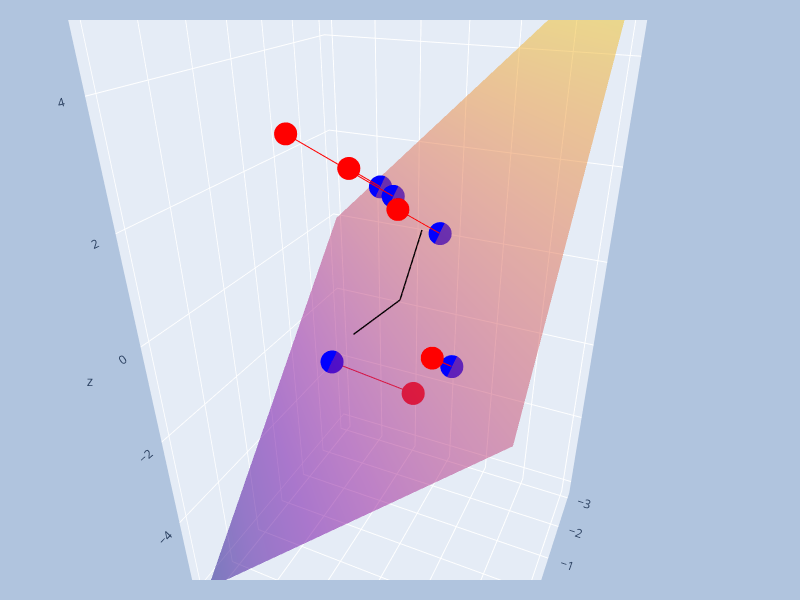

The cell this chart's notebook holds for it:
### Markdown cell above
### Exemplo: 
Vamos encontrar a projeção de um ponto qualquer do espaço $\mathbb{R}^3$ sobre o plano dado pela equacão $x+y+z=0$.

### Code cell
import numpy as np
import matplotlib.pyplot as plt
from mpl_toolkits.mplot3d import Axes3D
import plotly.graph_objects as go

# Vamos encontrar uma base para o espaço correspondendo ao plano x+y+z=0
# e armazena-la como colunas de uma matriz A
A = np.array([[1,0,-1],[0,-1,1]]).T

# gerando o plano 
xx, yy = np.meshgrid(range(-3,4), range(-3,4))
zz = -xx-yy

# Definindo 5 pontos quaisque em R3
B = np.random.uniform(-2.9,2.9,size=(3,5))

# Projetando os pontos sobre o plano
# encontrando os coeficientes de cada ponto
# At * A * x = At * b Eq. Normal
AtA = np.dot(A.T, A)
Atb = np.dot(A.T, B)
x = np.linalg.solve(AtA, Atb)

# encontrando as projeções
P = np.dot(A, x)

# Plot
fig = go.Figure()
fig.add_trace(go.Surface(x=xx, y=yy, z=zz, opacity=0.5, showscale=False, name='Subespaço'))
fig.add_trace(go.Scatter3d(x=B[0,:], y=B[1,:], z=B[2,:], mode='markers', line=dict(color='red'), name='Pontos originais'))
fig.add_trace(go.Scatter3d(x=P[0,:], y=P[1,:], z=P[2,:], mode='markers', line=dict(color='blue'), name='Pontos projetados'))
for i in range(B.shape[1]):
    fig.add_trace(go.Scatter3d(x=[P[0,i],B[0,i]], y=[P[1,i],B[1,i]], z=[P[2,i],B[2,i]], mode='lines', line=dict(width=2, color='black')))

fig.add_trace(go.Scatter3d(x=[0,A[0,0]], y=[0,A[1,0]], z=[0,A[2,0]], mode='lines', line=dict(width=3, color='black'), name='Base'))
fig.add_trace(go.Scatter3d(x=[0,A[0,1]], y=[0,A[1,1]], z=[0,A[2,1]], mode='lines', line=dict(width=3, color='black'), name='Base'))

fig.update_layout(
    scene_aspectmode='data', autosize=False, width=800, height=600,
    margin=dict(l=20,r=20,b=20,t=20,pad=4),
    paper_bgcolor="LightSteelBlue",
    showlegend=False
)
fig.show()

### Figure 1 — Plotly figure (JSON) as saved in the notebook; plotly's stock layout.template omitted (floating-point values rounded to 4 significant figures)
{"data": [{"name": "Subespaço U", "opacity": 0.5, "showscale": false, "type": "surface", "x": [[-3, -2, -1, 0, 1, 2, 3], [-3, -2, -1, 0, 1, 2, 3], [-3, -2, -1, 0, 1, 2, 3], [-3, -2, -1, 0, 1, 2, 3], [-3, -2, -1, 0, 1, 2, 3], [-3, -2, -1, 0, 1, 2, 3], [-3, -2, -1, 0, 1, 2, 3]], "y": [[-3, -3, -3, -3, -3, -3, -3], [-2, -2, -2, -2, -2, -2, -2], [-1, -1, -1, -1, -1, -1, -1], [0, 0, 0, 0, 0, 0, 0], [1, 1, 1, 1, 1, 1, 1], [2, 2, 2, 2, 2, 2, 2], [3, 3, 3, 3, 3, 3, 3]], "z": [[6, 5, 4, 3, 2, 1, 0], [5, 4, 3, 2, 1, 0, -1], [4, 3, 2, 1, 0, -1, -2], [3, 2, 1, 0, -1, -2, -3], [2, 1, 0, -1, -2, -3, -4], [1, 0, -1, -2, -3, -4, -5], [0, -1, -2, -3, -4, -5, -6]]}, {"line": {"color": "red"}, "mode": "markers", "name": "Pontos originais", "type": "scatter3d", "x": [0.1601, -1.373, 2.228, 0.08959, 2.705], "y": [-1.021, 1.847, -2.269, -0.09269, -0.74], "z": [-2.86, 0.2393, 1.522, 1.721, 2.579]}, {"line": {"color": "blue"}, "mode": "markers", "name": "Pontos projetados", "type": "scatter3d", "x": [1.4, -1.611, 1.734, -0.4831, 1.19], "y": [0.2196, 1.609, -2.762, -0.6654, -2.255], "z": [-1.62, 0.001479, 1.028, 1.149, 1.064]}, {"line": {"color": "red", "width": 2}, "mode": "lines", "type": "scatter3d", "x": [1.4, 0.1601], "y": [0.2196, -1.021], "z": [-1.62, -2.86]}, {"line": {"color": "red", "width": 2}, "mode": "lines", "type": "scatter3d", "x": [-1.611, -1.373], "y": [1.609, 1.847], "z": [0.001479, 0.2393]}, {"line": {"color": "red", "width": 2}, "mode": "lines", "type": "scatter3d", "x": [1.734, 2.228], "y": [-2.762, -2.269], "z": [1.028, 1.522]}, {"line": {"color": "red", "width": 2}, "mode": "lines", "type": "scatter3d", "x": [-0.4831, 0.08959], "y": [-0.6654, -0.09269], "z": [1.149, 1.721]}, {"line": {"color": "red", "width": 2}, "mode": "lines", "type": "scatter3d", "x": [1.19, 2.705], "y": [-2.255, -0.74], "z": [1.064, 2.579]}, {"line": {"color": "black", "width": 3}, "mode": "lines", "name": "Base", "type": "scatter3d", "x": [0, 1], "y": [0, 0], "z": [0, -1]}, {"line": {"color": "black", "width": 3}, "mode": "lines", "name": "Base", "type": "scatter3d", "x": [0, 0], "y": [0, -1], "z": [0, 1]}], "layout": {"autosize": false, "height": 600, "margin": {"b": 20, "l": 20, "pad": 4, "r": 20, "t": 20}, "paper_bgcolor": "LightSteelBlue", "scene": {"aspectmode": "data", "aspectratio": {"x": 0.7937, "y": 0.7937, "z": 1.587}, "camera": {"center": {"x": 0, "y": 0, "z": 0}, "eye": {"x": -0.5582, "y": 1.227, "z": 0.7478}, "projection": {"type": "perspective"}, "up": {"x": 0, "y": 0, "z": 1}}}, "showlegend": false, "width": 800}}
